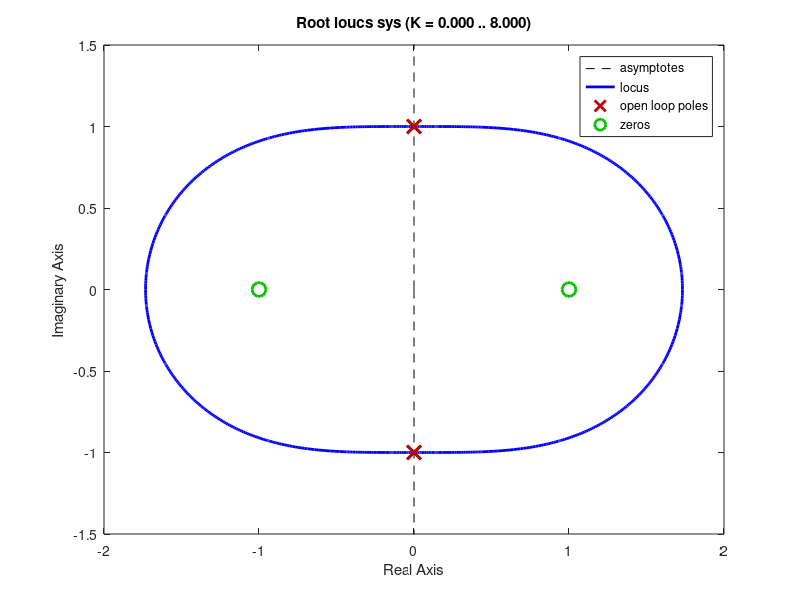

MATLAB code to generate this figure:
% Script e06_2_2.m; SRL of SIMO plant;    9/96, 6/24/02
%
num=[1 0 -1]; den=[1 0 2 0 1]; sys=tf(-num,den);
rlocus(sys); axis([-2 2 -1.5 1.5]); grid 
